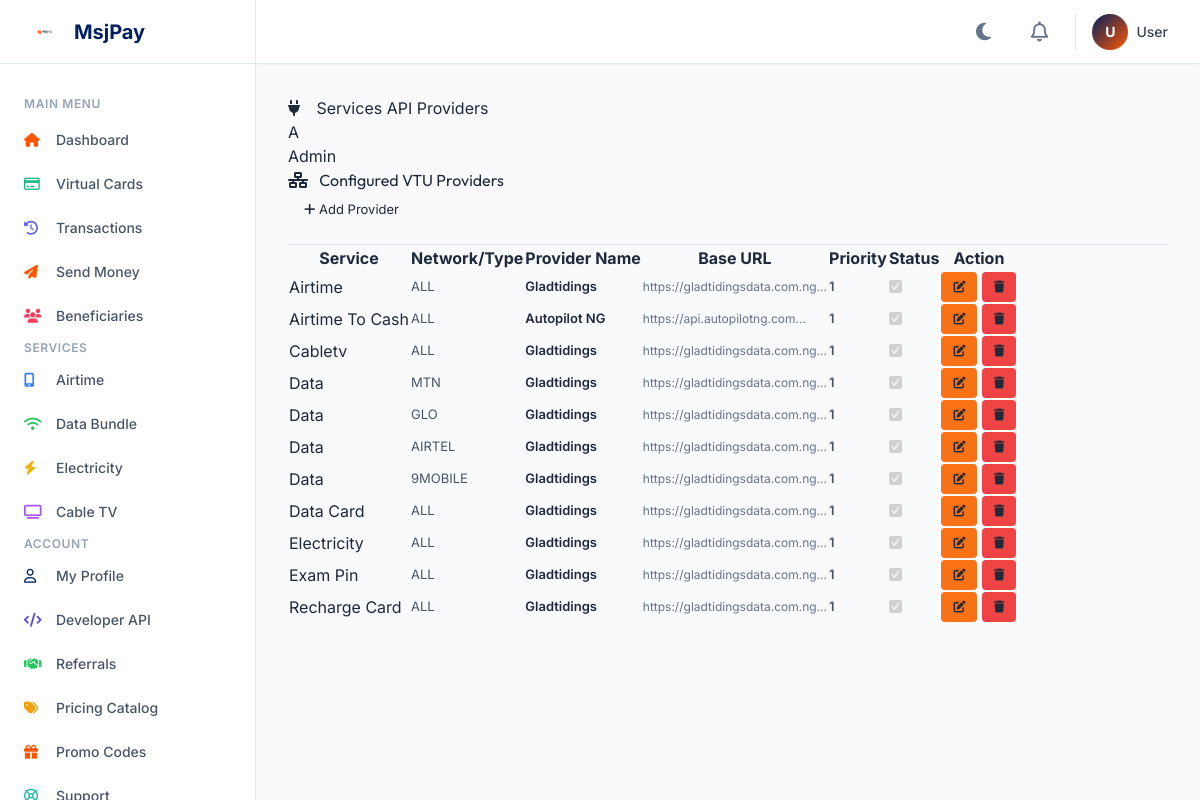
The page /msj-admin/api-providers.php (signed in) on the database its author committed.
### tables this page shows
CREATE TABLE `api_providers` (
  `id` int(11) NOT NULL AUTO_INCREMENT,
  `service` varchar(50) NOT NULL,
  `network` varchar(20) DEFAULT NULL,
  `data_type` varchar(50) DEFAULT NULL,
  `provider_name` varchar(100) NOT NULL,
  `api_base_url` varchar(300) NOT NULL,
  `api_key` varchar(255) DEFAULT NULL,
  `api_secret` varchar(255) DEFAULT NULL,
  `api_token` varchar(255) DEFAULT NULL,
  `priority` int(3) NOT NULL DEFAULT 1,
  `is_active` tinyint(1) NOT NULL DEFAULT 1,
  `created_at` datetime NOT NULL DEFAULT CURRENT_TIMESTAMP,
  PRIMARY KEY (`id`),
  KEY `service_network` (`service`,`network`)
);

### msj-admin/api-providers.php (the view, shortened to what this page needs)
<?php
require_once __DIR__.'/core/dashboard.php';
$db = db();
$providers = $db->query("SELECT * FROM api_providers ORDER BY service, priority")->fetchAll();
include __DIR__.'/includes/header.php';
include __DIR__.'/includes/sidebar.php';
?>
<div class="main-content">
    <div class="top-bar">
        <div class="page-title">
            <i class="fas fa-plug text-primary" style="margin-right:12px;"></i>
            Services API Providers
        </div>
        <div class="user-info">
            <div class="user-avatar"><?=substr($_SESSION['admin_name']??'A',0,1)?></div>
            <span><?=$_SESSION['admin_name']??'Admin'?></span>
        </div>
    </div>
    <div class="card fade-in">
        <div class="card-header" style="border-bottom:1px solid #E2E8F0; padding-bottom:16px;">
            <h3><i class="fas fa-network-wired" style="color:var(--primary);margin-right:8px"></i> Configured VTU Providers</h3>
            <button class="btn-primary" onclick="openApiModal()" style="font-size:13px; padding:8px 16px; border-radius:8px;">
                <i class="fas fa-plus"></i> Add Provider
            </button>
        </div>
        <div class="table-wrap">
            <table class="data-table">
                <thead>
                    <tr>
                        <th>Service</th>
                        <th>Network/Type</th>
                        <th>Provider Name</th>
                        <th>Base URL</th>
                        <th>Priority</th>
                        <th>Status</th>
                        <th>Action</th>
                    </tr>
                </thead>
                <tbody>
                <?php foreach($providers as $p): ?>
                <tr>
                    <td><span class="badge badge-neutral"><?=ucwords(str_replace('_',' ',$p['service']))?></span></td>
                    <td style="font-size:13px; color:#475569;">
                        <?=htmlspecialchars($p['network']?:'ALL')?>
                    </td>
                    <td style="font-weight:600; font-size:13px; color:var(--navy-dark);"><?=htmlspecialchars($p['provider_name'])?></td>
                    <td style="font-size:12px; color:#64748B;"><?=htmlspecialchars(substr($p['api_base_url'],0,30))?>...</td>
                    <td style="font-weight:600; font-size:13px; color:#475569;"><?=$p['priority']?></td>
                    <td>
                        <label class="toggle"><input type="checkbox" <?=$p['is_active']?'checked':''?> disabled><span class="slider"></span></label>
                    </td>
                    <td>
                        <button class="btn-primary" style="background:#F97316; padding:6px 12px; border-radius:4px; font-size:12px;" onclick='editApi(<?=htmlspecialchars(json_encode($p),ENT_QUOTES)?>)'><i class="fas fa-edit"></i></button>
                        <button class="btn-primary" style="background:#EF4444; padding:6px 12px; border-radius:4px; font-size:12px;" onclick="deleteApi(<?=$p['id']?>)"><i class="fas fa-trash"></i></button>
                    </td>
                </tr>
                <?php endforeach; if(empty($providers)): ?>
                <tr><td colspan="7" class="empty-state">No API Providers configured yet.</td></tr>
                <?php endif; ?>
                </tbody>
            </table>
        </div>
    </div>
</div>
<?php include __DIR__.'/includes/footer.php'; ?>

### user/includes/header.php (shortened to what this page needs)
<!DOCTYPE html>
<html lang="en">
<head>
    <script src="https://cdn.tailwindcss.com"></script>
    <link rel="stylesheet" href="https://cdnjs.cloudflare.com/ajax/libs/font-awesome/6.4.0/css/all.min.css">
</head>
<body class="bg-slate-50 text-slate-800">
    <div class="flex h-screen overflow-hidden">

### user/includes/sidebar.php (shortened to what this page needs)
<?php
$current_page = basename($_SERVER['PHP_SELF']);
?>
<aside class="hidden md:flex flex-col w-64 bg-white border-r border-slate-200 h-full">
    <div class="h-16 flex items-center px-6 border-b border-slate-200">
        <a href="/msjpay/index.php" class="flex items-center gap-2">
            <img src="/msjpay/assets/images/msjpay-logo.png" alt="MsjPay" class="h-8 w-auto">
            <span class="text-xl font-bold text-brand-navy">MsjPay</span>
        </a>
    </div>
    <div class="flex-1 overflow-y-auto py-4">
        <nav class="space-y-1 px-3">
            <p class="px-3 text-xs font-semibold text-slate-400 uppercase tracking-wider mb-2 mt-4">Main Menu</p>
            <a href="/msjpay/user/dashboard" class="flex items-center gap-3 px-3 py-2.5 rounded-lg text-sm font-medium transition-colors <?= $current_page == 'dashboard.php' ? 'sidebar-active' : 'text-slate-600 hover:bg-slate-50 hover:text-brand-navy' ?>">
                <i class="fa-solid fa-house w-5 text-brand-orange"></i> Dashboard
            </a>
            <a href="/msjpay/user/virtual-card" class="flex items-center gap-3 px-3 py-2.5 rounded-lg text-sm font-medium transition-colors <?= $current_page == 'virtual-card.php' ? 'sidebar-active' : 'text-slate-600 hover:bg-slate-50 hover:text-brand-navy' ?>">
                <i class="fa-regular fa-credit-card w-5 text-emerald-500"></i> Virtual Cards
            </a>
            <a href="/msjpay/user/transactions" class="flex items-center gap-3 px-3 py-2.5 rounded-lg text-sm font-medium transition-colors <?= $current_page == 'transactions.php' ? 'sidebar-active' : 'text-slate-600 hover:bg-slate-50 hover:text-brand-navy' ?>">
                <i class="fa-solid fa-clock-rotate-left w-5 text-indigo-500"></i> Transactions
            </a>
            <a href="/msjpay/user/internal-transfer" class="flex items-center gap-3 px-3 py-2.5 rounded-lg text-sm font-medium transition-colors <?= $current_page == 'internal-transfer.php' ? 'sidebar-active' : 'text-slate-600 hover:bg-slate-50 hover:text-brand-navy' ?>">
                <i class="fa-solid fa-paper-plane w-5 text-brand-orange"></i> Send Money
            </a>
            <a href="/msjpay/user/beneficiaries" class="flex items-center gap-3 px-3 py-2.5 rounded-lg text-sm font-medium transition-colors <?= $current_page == 'beneficiaries.php' ? 'sidebar-active' : 'text-slate-600 hover:bg-slate-50 hover:text-brand-navy' ?>">
                <i class="fa-solid fa-users w-5 text-rose-500"></i> Beneficiaries
            </a>
            <p class="px-3 text-xs font-semibold text-slate-400 uppercase tracking-wider mb-2 mt-6">Services</p>
            <a href="/msjpay/user/airtime" class="flex items-center gap-3 px-3 py-2.5 rounded-lg text-sm font-medium transition-colors <?= $current_page == 'airtime.php' ? 'sidebar-active' : 'text-slate-600 hover:bg-slate-50 hover:text-brand-navy' ?>">
                <i class="fa-solid fa-mobile-screen-button w-5 text-blue-500"></i> Airtime
            </a>
            <a href="/msjpay/user/data" class="flex items-center gap-3 px-3 py-2.5 rounded-lg text-sm font-medium transition-colors <?= $current_page == 'data.php' ? 'sidebar-active' : 'text-slate-600 hover:bg-slate-50 hover:text-brand-navy' ?>">
                <i class="fa-solid fa-wifi w-5 text-green-500"></i> Data Bundle
            </a>
            <a href="/msjpay/user/electricity" class="flex items-center gap-3 px-3 py-2.5 rounded-lg text-sm font-medium transition-colors <?= $current_page == 'electricity.php' ? 'sidebar-active' : 'text-slate-600 hover:bg-slate-50 hover:text-brand-navy' ?>">
                <i class="fa-solid fa-bolt w-5 text-yellow-500"></i> Electricity
            </a>
            <a href="/msjpay/user/cabletv" class="flex items-center gap-3 px-3 py-2.5 rounded-lg text-sm font-medium transition-colors <?= $current_page == 'cabletv.php' ? 'sidebar-active' : 'text-slate-600 hover:bg-slate-50 hover:text-brand-navy' ?>">
                <i class="fa-solid fa-tv w-5 text-purple-500"></i> Cable TV
            </a>
            <p class="px-3 text-xs font-semibold text-slate-400 uppercase tracking-wider mb-2 mt-6">Account</p>
            <a href="/msjpay/user/profile" class="flex items-center gap-3 px-3 py-2.5 rounded-lg text-sm font-medium transition-colors <?= $current_page == 'profile.php' ? 'sidebar-active' : 'text-slate-600 hover:bg-slate-50 hover:text-brand-navy' ?>">
                <i class="fa-regular fa-user w-5 text-brand-navy"></i> My Profile
            </a>
            <a href="/msjpay/user/developer-api" class="flex items-center gap-3 px-3 py-2.5 rounded-lg text-sm font-medium transition-colors <?= $current_page == 'developer-api.php' ? 'sidebar-active' : 'text-slate-600 hover:bg-slate-50 hover:text-brand-navy' ?>">
                <i class="fa-solid fa-code w-5 text-indigo-600"></i> Developer API
            </a>
            <a href="/msjpay/user/referrals" class="flex items-center gap-3 px-3 py-2.5 rounded-lg text-sm font-medium transition-colors <?= $current_page == 'referrals.php' ? 'sidebar-active' : 'text-slate-600 hover:bg-slate-50 hover:text-brand-navy' ?>">
                <i class="fa-solid fa-handshake w-5 text-green-500"></i> Referrals
            </a>
            <a href="/msjpay/user/pricing" class="flex items-center gap-3 px-3 py-2.5 rounded-lg text-sm font-medium transition-colors <?= $current_page == 'pricing.php' ? 'sidebar-active' : 'text-slate-600 hover:bg-slate-50 hover:text-brand-navy' ?>">
                <i class="fa-solid fa-tags w-5 text-amber-500"></i> Pricing Catalog
            </a>
            <a href="/msjpay/user/promo" class="flex items-center gap-3 px-3 py-2.5 rounded-lg text-sm font-medium transition-colors <?= $current_page == 'promo.php' ? 'sidebar-active' : 'text-slate-600 hover:bg-slate-50 hover:text-brand-navy' ?>">
                <i class="fa-solid fa-gift w-5 text-brand-orange"></i> Promo Codes
            </a>
            <a href="/msjpay/user/support" class="flex items-center gap-3 px-3 py-2.5 rounded-lg text-sm font-medium transition-colors <?= $current_page == 'support.php' ? 'sidebar-active' : 'text-slate-600 hover:bg-slate-50 hover:text-brand-navy' ?>">
                <i class="fa-regular fa-life-ring w-5 text-teal-500"></i> Support
            </a>
        </nav>
    </div>
</aside>
<div class="flex flex-1 flex-col overflow-hidden">
    <header class="h-16 flex items-center justify-between px-4 sm:px-6 lg:px-8 bg-white border-b border-slate-200 shadow-sm z-10">
        <div class="flex-1 flex justify-end items-center gap-4">
            <button id="darkModeToggle" class="text-slate-500 hover:text-brand-orange transition-colors w-10 h-10 rounded-full flex items-center justify-center hover:bg-slate-100" onclick="toggleTheme()">
                <i class="fa-solid fa-moon text-xl" id="themeIcon"></i>
            </button>
            <a href="/msjpay/user/notifications" class="text-slate-500 hover:text-brand-orange transition-colors relative w-10 h-10 rounded-full flex items-center justify-center hover:bg-slate-100">
                <i class="fa-regular fa-bell text-xl"></i>
            </a>
            <a href="/msjpay/user/profile" class="flex items-center gap-2 pl-4 border-l border-slate-200">
                <div class="w-9 h-9 rounded-full bg-gradient-to-br from-brand-navy to-brand-orange flex items-center justify-center text-white font-bold text-sm shadow-sm">
                    <?= isset($name) ? strtoupper(substr($name, 0, 1)) : 'U' ?>
                </div>
                <div class="hidden md:block text-sm font-medium text-slate-700">
                    <?= isset($name) ? htmlspecialchars($name) : 'User' ?>
                </div>
            </a>
        </div>
    </header>
    <main class="flex-1 overflow-y-auto bg-slate-50 p-4 sm:p-6 lg:p-8 pb-24 md:pb-8">

### user/includes/footer.php (shortened to what this page needs)
    </main>
</div>
</div>
</body>
</html>

### user/includes/header.php (style rules this page uses)
body { font-family: 'Inter', sans-serif; background-color: #f8fafc; transition: background-color 0.3s, color 0.3s; }
h1, h2, h3, h4, h5, h6 { font-family: 'Outfit', sans-serif; }

### rows shown on the page
api_providers: service "Airtime", network "ALL", provider_name "Gladtidings", api_base_url "https://gladtidingsdata.com.ng", priority "1", is_active "☑"
api_providers: service "Airtime To Cash", network "ALL", provider_name "Autopilot NG", api_base_url "https://api.autopilotng.com", priority "1", is_active "☑"
api_providers: service "Cabletv", network "ALL", provider_name "Gladtidings", api_base_url "https://gladtidingsdata.com.ng", priority "1", is_active "☑"
api_providers: service "Data", network "MTN", provider_name "Gladtidings", api_base_url "https://gladtidingsdata.com.ng", priority "1", is_active "☑"
api_providers: service "Data", network "GLO", provider_name "Gladtidings", api_base_url "https://gladtidingsdata.com.ng", priority "1", is_active "☑"
api_providers: service "Data", network "AIRTEL", provider_name "Gladtidings", api_base_url "https://gladtidingsdata.com.ng", priority "1", is_active "☑"
api_providers: service "Data", network "9MOBILE", provider_name "Gladtidings", api_base_url "https://gladtidingsdata.com.ng", priority "1", is_active "☑"
api_providers: service "Data Card", network "ALL", provider_name "Gladtidings", api_base_url "https://gladtidingsdata.com.ng", priority "1", is_active "☑"
api_providers: service "Electricity", network "ALL", provider_name "Gladtidings", api_base_url "https://gladtidingsdata.com.ng", priority "1", is_active "☑"
api_providers: service "Exam Pin", network "ALL", provider_name "Gladtidings", api_base_url "https://gladtidingsdata.com.ng", priority "1", is_active "☑"
api_providers: service "Recharge Card", network "ALL", provider_name "Gladtidings", api_base_url "https://gladtidingsdata.com.ng", priority "1", is_active "☑"

### other values the page prints
substr($_SESSION['admin_name']??'A',0,1) "A"
$_SESSION['admin_name'] "Admin"
